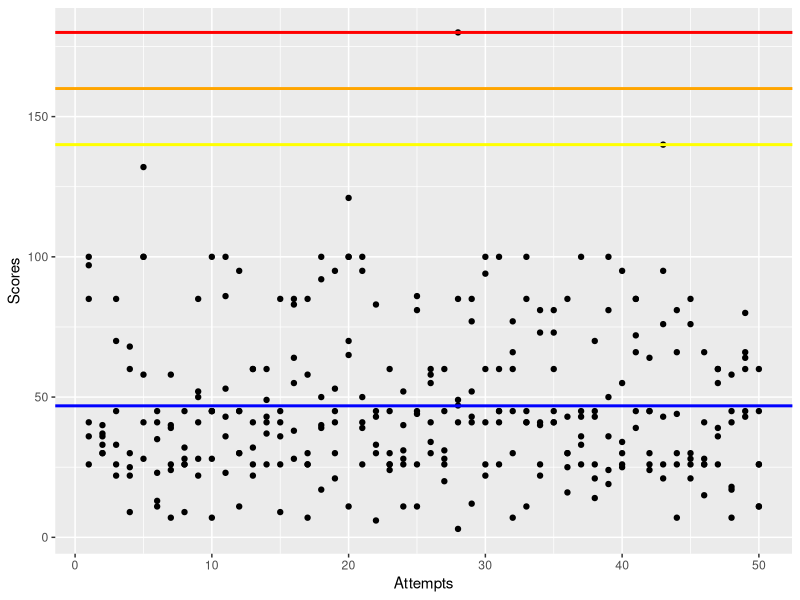

R code for this plot:

library(ggplot2)
#Scores1 28NOV16
scores1 <- c(26,33,85,60,41,35,7,26,52,45,53,45,26,43,41,55,30,40,41,121,39,43,30,40,44,60,26,3,12,26,41,45,11,81,41,85,45,43,100,34,72,30,43,66,26,28,36,41,66,11)
#Scores2 16JAN17
scores2 <- c(41,30,33,25,100,23,40,9,50,100,43,45,60,49,85,83,58,17,45,65,50,30,24,52,86,58,28,41,52,100,45,30,45,73,73,25,100,14,50,26,85,45,26,44,21,15,39,45,43,26)
#Scores3 23JAN17
scores3 <- c(85,40,70,9,58,45,26,45,85,7,23,30,22,41,45,28,26,100,95,100,41,45,26,26,81,30,31,180,85,41,60,66,100,26,81,16,33,70,24,30,45,45,140,81,30,41,60,17,60,45)
#Scores4 01FEB17
scores4 <- c(97,36,26,30,28,11,39,26,22,45,86,30,41,37,9,85,85,39,53,70,95,33,26,11,26,34,20,49,41,94,45,60,41,22,60,30,43,45,36,95,39,26,95,7,28,66,26,7,80,11)
#Scores5 06FEB17
scores5 <- c(100,37,45,68,132,41,58,32,41,28,36,95,60,60,36,38,7,92,21,100,26,83,60,28,45,55,45,47,77,60,100,7,85,41,45,43,36,26,19,25,66,64,76,26,76,26,55,58,45,26)
#Scores6 15FEB17
scores6 <- c(36,30,22,22,100,13,24,28,28,45,100,11,32,26,26,64,26,50,30,11,100,6,45,31,11,41,60,85,43,22,26,77,41,40,41,30,26,21,81,55,85,24,21,30,85,26,60,18,64,60)

scores <- c(scores1,scores2,scores3,scores4,scores5,scores6)

ScoreTable <- data.frame(1:50,scores1,scores2,scores3,scores4,scores5,scores6)
colnames(ScoreTable)[1] <- 'Attempts'

gg <- ggplot(ScoreTable,aes(Attempts))
gg <- gg + geom_point(aes(y=scores1))
gg <- gg + geom_point(y=scores2)
gg <- gg + geom_point(y=scores3)
gg <- gg + geom_point(y=scores4)
gg <- gg + geom_point(y=scores5)
gg <- gg + geom_point(y=scores6)
gg <- gg + geom_hline(color='blue', yintercept =  mean(scores), size = 1)
gg <- gg + geom_hline(color='yellow', yintercept =  140, size = 1)
gg <- gg + geom_hline(color='orange', yintercept =  160, size = 1)
gg <- gg + geom_hline(color='red', yintercept =  180, size = 1)
gg <- gg + labs(y='Scores')
gg
